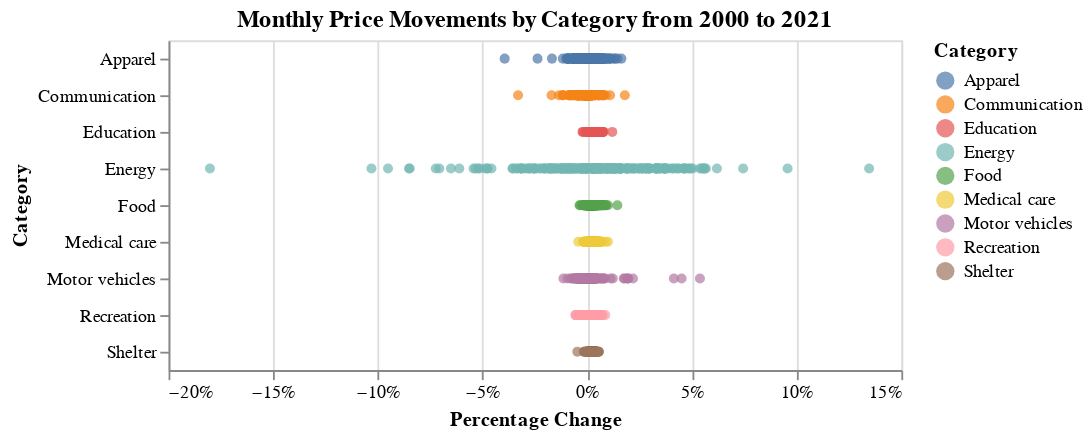

Notebook code cell kept with this figure:
### Markdown cell above
**What's informative about this view:** This first chart definitively shows the fluctuations in energy prices, supporting my hypothesis. 

**What could be improved about this view:** To better align this chart with the task at hand, I want to change the units. Month-over-month or year-over-year percentage changes might better illustrate the point.

### Code cell
# There are multiple ways to get this data in order. These are a few different techniques.

# Build new dataframe showing month-over-month changes in a new column.
df2 = df.set_index('date').sort_values('date')
df2['pct_change'] = df2.groupby('Category').value.pct_change()

# Build new dataframe showing month-over-month changes after reindexing by data and grouping by category.
df_m = df.set_index('date').groupby('Category').resample('M').mean().pct_change()

# Build new dataframe showing year-over-year changes after reindexing by data and grouping by category.
df_y = df.set_index('date').groupby('Category').resample('Y').mean().pct_change()

# Second chart - Use circle marks to show the monthly changes.
alt.Chart(df2,title='Monthly Price Movements by Category from 2000 to 2021').mark_circle().encode(
    x = alt.X('pct_change', title='Percentage Change', axis=alt.Axis(format='%')),
    y = alt.Y('Category'),
    color = 'Category'
)

### Figure 1 — Vega-Lite specification as saved in the notebook (floating-point values rounded to 4 significant figures; data arrays with more than 128 entries replaced by an {"elided": "..."} marker saying what was removed)
{"config": {"view": {"continuousWidth": 400, "continuousHeight": 300}}, "data": {"name": "data-c26fecf5d135124b52c9048dac9f82ec"}, "mark": "circle", "encoding": {"color": {"field": "Category", "type": "nominal"}, "x": {"axis": {"format": "%"}, "field": "pct_change", "title": "Percentage Change", "type": "quantitative"}, "y": {"field": "Category", "type": "nominal"}}, "title": "Monthly Price Movements by Category from 2000 to 2021", "$schema": "https://vega.github.io/schema/vega-lite/v4.17.0.json", "datasets": {"data-c26fecf5d135124b52c9048dac9f82ec": {"elided": "2376 records"}}}
